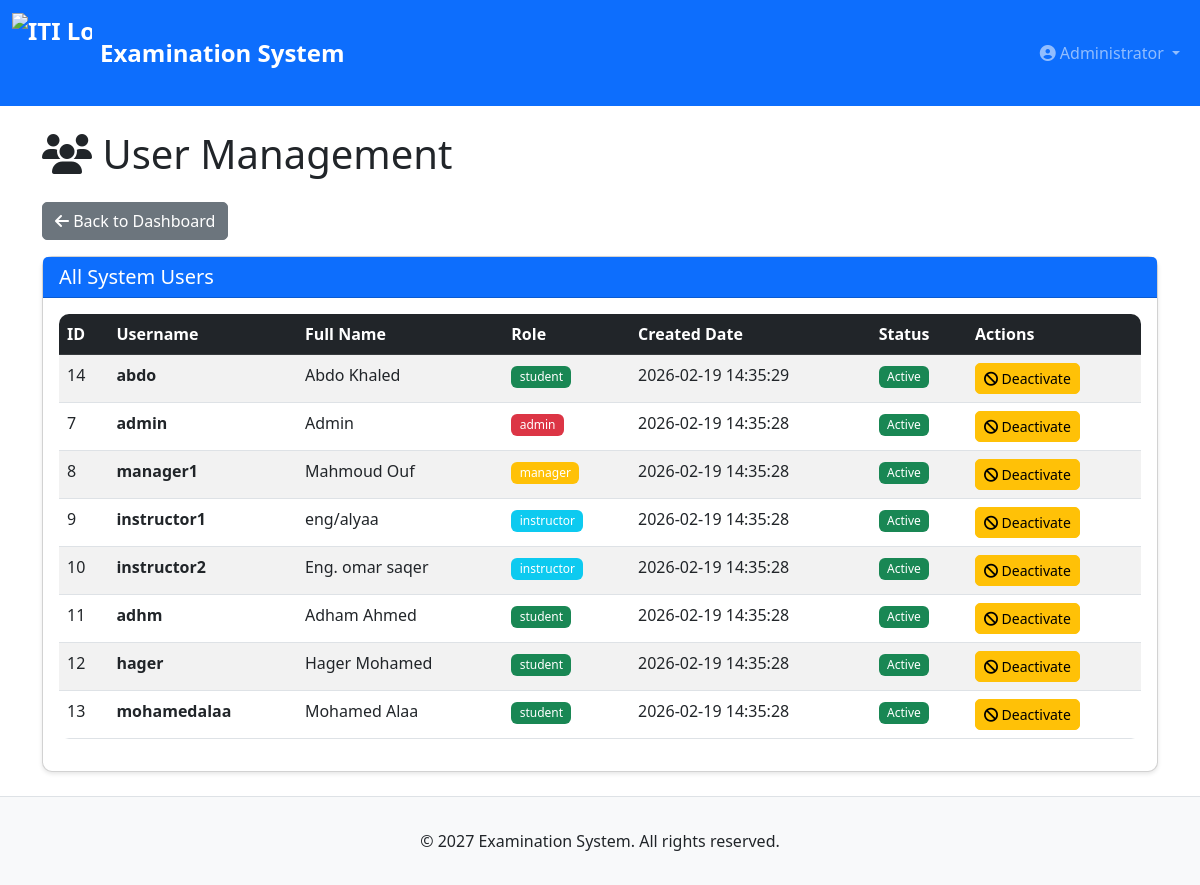
The page /admin/users (signed in) on the database its author committed.
### tables this page shows
CREATE TABLE user (
    user_id INTEGER PRIMARY KEY AUTOINCREMENT,
    username TEXT NOT NULL UNIQUE,
    password_hash TEXT NOT NULL,
    role TEXT NOT NULL CHECK(role IN ('student', 'instructor', 'manager', 'admin')),
    is_active INTEGER DEFAULT 1,
    created_date DATETIME DEFAULT CURRENT_TIMESTAMP
);

### app.py (the view)
@app.route("/admin/users")
@login_required("admin")
def admin_users():
    db = get_db()
    users = db.execute("""
        SELECT u.*,
               CASE u.role
                   WHEN 'student' THEN s.student_name
                   WHEN 'instructor' THEN i.instructor_name
                   WHEN 'manager' THEN m.manager_name
                   ELSE 'Admin'
               END as full_name
        FROM user u
        LEFT JOIN student s ON u.user_id = s.user_id
        LEFT JOIN instructor i ON u.user_id = i.user_id
        LEFT JOIN training_manager m ON u.user_id = m.user_id
        ORDER BY u.created_date DESC
    """).fetchall()
    return render_template("admin_users.html", users=users)

### app.py (called while the page is built)
def get_db():
    db = sqlite3.connect(DATABASE)
    db.row_factory = sqlite3.Row
    return db

@app.after_request
def after_request(response):
    response.headers["Cache-Control"] = "no-cache, no-store, must-revalidate"
    response.headers["Expires"] = 0
    response.headers["Pragma"] = "no-cache"
    return response

### helpers.py (called while the page is built)
def login_required(role=None):
    def decorator(f):
        @wraps(f)
        def decorated_function(*args, **kwargs):
            if session.get("user_id") is None:
                return redirect("/login")
            if role and session.get("role") != role:
                return redirect("/")
            return f(*args, **kwargs)
        return decorated_function
    return decorator

### templates/admin_users.html (shortened to what this page needs)
{% extends "layout.html" %}
{% block main %}
<h1 class="mb-4">
    <i class="fas fa-users"></i> User Management
</h1>
<div class="row mb-3">
    <div class="col-md-12">
        <a href="/admin/dashboard" class="btn btn-secondary">
            <i class="fas fa-arrow-left"></i> Back to Dashboard
        </a>
    </div>
</div>
<div class="card">
    <div class="card-header bg-primary text-white">
        <h5 class="mb-0">All System Users</h5>
    </div>
    <div class="card-body">
        <div class="table-responsive">
            <table class="table table-striped table-hover">
                <thead class="table-dark">
                    <tr>
                        <th>ID</th>
                        <th>Username</th>
                        <th>Full Name</th>
                        <th>Role</th>
                        <th>Created Date</th>
                        <th>Status</th>
                        <th>Actions</th>
                    </tr>
                </thead>
                <tbody>
                    {% for user in users %}
                    <tr>
                        <td>{{ user.user_id }}</td>
                        <td><strong>{{ user.username }}</strong></td>
                        <td>{{ user.full_name or 'N/A' }}</td>
                        <td>
                            <span class="badge bg-{% if user.role == 'admin' %}danger{% elif user.role == 'manager' %}warning{% elif user.role == 'instructor' %}info{% else %}success{% endif %}">
                                {{ user.role }}
                            </span>
                        </td>
                        <td>{{ user.created_date }}</td>
                        <td>
                            {% if user.is_active %}
                                <span class="badge bg-success">Active</span>
                            {% else %}
                                <span class="badge bg-danger">Inactive</span>
                            {% endif %}
                        </td>
                        <td>
                            <form method="post" action="/admin/user/{{ user.user_id }}/toggle" style="display: inline;">
                                <button type="submit" class="btn btn-sm btn-{% if user.is_active %}warning{% else %}success{% endif %}"
                                        onclick="return confirm('Are you sure you want to {% if user.is_active %}deactivate{% else %}activate{% endif %} this user?')">
                                    <i class="fas fa-{% if user.is_active %}ban{% else %}check{% endif %}"></i>
                                    {% if user.is_active %}Deactivate{% else %}Activate{% endif %}
                                </button>
                            </form>
                        </td>
                    </tr>
                    {% endfor %}
                </tbody>
            </table>
        </div>
    </div>
</div>
{% endblock %}

### static/styles.css (style rules this page uses)
body { min-height: 100vh; display: flex; flex-direction: column; font-family: 'Segoe UI', Tahoma, Geneva, Verdana, sans-serif; }
.card { border-radius: 10px; box-shadow: 0 2px 4px rgba(0,0,0,0.1); transition: transform 0.2s; }
.card-header { font-weight: 600; }
.btn { border-radius: 5px; transition: all 0.3s; }
.table { border-radius: 10px; overflow: hidden; }
.badge { padding: 0.4em 0.7em; font-weight: 500; }

### rows shown on the page
user: user_id "14", username "abdo", full_name "Abdo Khaled", role "student", created_date "2026-02-19 14:35:29", is_active "Active"
user: user_id "7", username "admin", full_name "Admin", role "admin", created_date "2026-02-19 14:35:28", is_active "Active"
user: user_id "8", username "manager1", full_name "Mahmoud Ouf", role "manager", created_date "2026-02-19 14:35:28", is_active "Active"
user: user_id "9", username "instructor1", full_name "eng/alyaa", role "instructor", created_date "2026-02-19 14:35:28", is_active "Active"
user: user_id "10", username "instructor2", full_name "Eng. omar saqer", role "instructor", created_date "2026-02-19 14:35:28", is_active "Active"
user: user_id "11", username "adhm", full_name "Adham Ahmed", role "student", created_date "2026-02-19 14:35:28", is_active "Active"
user: user_id "12", username "hager", full_name "Hager Mohamed", role "student", created_date "2026-02-19 14:35:28", is_active "Active"
user: user_id "13", username "mohamedalaa", full_name "Mohamed Alaa", role "student", created_date "2026-02-19 14:35:28", is_active "Active"

### other values the page prints
{{ session.person_name }} "Administrator"
